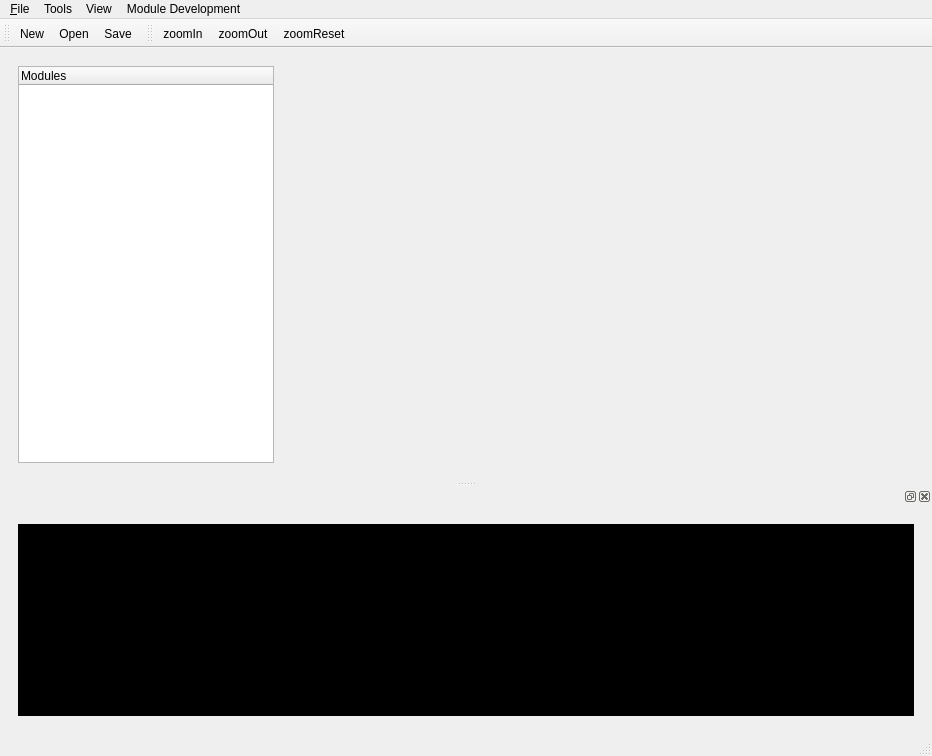
<?xml version="1.0" encoding="UTF-8"?>
<ui version="4.0">
 <class>MainWindow</class>
 <widget class="QMainWindow" name="MainWindow">
  <property name="geometry">
   <rect>
    <x>0</x>
    <y>0</y>
    <width>932</width>
    <height>756</height>
   </rect>
  </property>
  <property name="minimumSize">
   <size>
    <width>0</width>
    <height>0</height>
   </size>
  </property>
  <property name="windowTitle">
   <string>DynaMind</string>
  </property>
  <property name="unifiedTitleAndToolBarOnMac">
   <bool>false</bool>
  </property>
  <widget class="QWidget" name="centralwidget">
   <layout class="QVBoxLayout" name="verticalLayout_2">
    <item>
     <widget class="QWidget" name="widget_2" native="true">
      <layout class="QHBoxLayout" name="horizontalLayout_3">
       <item>
        <widget class="QTreeWidget" name="treeWidget">
         <property name="sizePolicy">
          <sizepolicy hsizetype="Fixed" vsizetype="Expanding">
           <horstretch>0</horstretch>
           <verstretch>0</verstretch>
          </sizepolicy>
         </property>
         <property name="frameShape">
          <enum>QFrame::StyledPanel</enum>
         </property>
         <property name="frameShadow">
          <enum>QFrame::Plain</enum>
         </property>
         <property name="lineWidth">
          <number>1</number>
         </property>
         <property name="dragEnabled">
          <bool>true</bool>
         </property>
         <attribute name="headerVisible">
          <bool>true</bool>
         </attribute>
         <attribute name="headerCascadingSectionResizes">
          <bool>false</bool>
         </attribute>
         <attribute name="headerHighlightSections">
          <bool>false</bool>
         </attribute>
         <column>
          <property name="text">
           <string notr="true">Modules</string>
          </property>
         </column>
        </widget>
       </item>
       <item>
        <widget class="QTabWidget" name="tabWidget_4">
         <property name="tabPosition">
          <enum>QTabWidget::North</enum>
         </property>
         <property name="currentIndex">
          <number>-1</number>
         </property>
         <property name="documentMode">
          <bool>true</bool>
         </property>
         <property name="tabsClosable">
          <bool>false</bool>
         </property>
        </widget>
       </item>
      </layout>
     </widget>
    </item>
   </layout>
  </widget>
  <widget class="QMenuBar" name="menubar">
   <property name="geometry">
    <rect>
     <x>0</x>
     <y>0</y>
     <width>932</width>
     <height>25</height>
    </rect>
   </property>
   <widget class="QMenu" name="menuSimulation">
    <property name="title">
     <string>&amp;File</string>
    </property>
    <addaction name="actionNew"/>
    <addaction name="actionOpen"/>
    <addaction name="actionSave"/>
    <addaction name="actionSaveAs"/>
    <addaction name="actionRun"/>
   </widget>
   <widget class="QMenu" name="menuTools">
    <property name="title">
     <string>Tools</string>
    </property>
    <addaction name="actionImport"/>
    <addaction name="separator"/>
    <addaction name="actionPreferences"/>
   </widget>
   <widget class="QMenu" name="menuView">
    <property name="title">
     <string>View</string>
    </property>
    <addaction name="actionZoomIn"/>
    <addaction name="actionZoomOut"/>
    <addaction name="actionZoomReset"/>
   </widget>
   <widget class="QMenu" name="menuModuleDevelopment">
    <property name="title">
     <string>Module Development</string>
    </property>
    <addaction name="actionEditor"/>
    <addaction name="separator"/>
    <addaction name="actionReload_Modules"/>
   </widget>
   <addaction name="menuSimulation"/>
   <addaction name="menuTools"/>
   <addaction name="menuView"/>
   <addaction name="menuModuleDevelopment"/>
  </widget>
  <widget class="QStatusBar" name="statusbar"/>
  <widget class="QDockWidget" name="dockWidget_2">
   <attribute name="dockWidgetArea">
    <number>8</number>
   </attribute>
   <widget class="QWidget" name="dockWidgetContents_2">
    <layout class="QHBoxLayout" name="horizontalLayout_2">
     <item>
      <layout class="QVBoxLayout" name="verticalLayout_3">
       <item>
        <widget class="QWidget" name="widget" native="true">
         <layout class="QVBoxLayout" name="verticalLayout_4">
          <item>
           <widget class="QPlainTextEdit" name="log_widget">
            <property name="palette">
             <palette>
              <active>
               <colorrole role="WindowText">
                <brush brushstyle="SolidPattern">
                 <color alpha="255">
                  <red>255</red>
                  <green>255</green>
                  <blue>255</blue>
                 </color>
                </brush>
               </colorrole>
               <colorrole role="Button">
                <brush brushstyle="SolidPattern">
                 <color alpha="255">
                  <red>0</red>
                  <green>0</green>
                  <blue>0</blue>
                 </color>
                </brush>
               </colorrole>
               <colorrole role="Light">
                <brush brushstyle="SolidPattern">
                 <color alpha="255">
                  <red>0</red>
                  <green>0</green>
                  <blue>0</blue>
                 </color>
                </brush>
               </colorrole>
               <colorrole role="Midlight">
                <brush brushstyle="SolidPattern">
                 <color alpha="255">
                  <red>0</red>
                  <green>0</green>
                  <blue>0</blue>
                 </color>
                </brush>
               </colorrole>
               <colorrole role="Dark">
                <brush brushstyle="SolidPattern">
                 <color alpha="255">
                  <red>0</red>
                  <green>0</green>
                  <blue>0</blue>
                 </color>
                </brush>
               </colorrole>
               <colorrole role="Mid">
                <brush brushstyle="SolidPattern">
                 <color alpha="255">
                  <red>0</red>
                  <green>0</green>
                  <blue>0</blue>
                 </color>
                </brush>
               </colorrole>
               <colorrole role="Text">
                <brush brushstyle="SolidPattern">
                 <color alpha="255">
                  <red>255</red>
                  <green>255</green>
                  <blue>255</blue>
                 </color>
                </brush>
               </colorrole>
               <colorrole role="BrightText">
                <brush brushstyle="SolidPattern">
                 <color alpha="255">
                  <red>255</red>
                  <green>255</green>
                  <blue>255</blue>
                 </color>
                </brush>
               </colorrole>
               <colorrole role="ButtonText">
                <brush brushstyle="SolidPattern">
                 <color alpha="255">
                  <red>255</red>
                  <green>255</green>
                  <blue>255</blue>
                 </color>
                </brush>
               </colorrole>
               <colorrole role="Base">
                <brush brushstyle="SolidPattern">
                 <color alpha="255">
                  <red>0</red>
                  <green>0</green>
                  <blue>0</blue>
                 </color>
                </brush>
               </colorrole>
               <colorrole role="Window">
                <brush brushstyle="SolidPattern">
                 <color alpha="255">
                  <red>0</red>
                  <green>0</green>
                  <blue>0</blue>
                 </color>
                </brush>
               </colorrole>
               <colorrole role="Shadow">
                <brush brushstyle="SolidPattern">
                 <color alpha="255">
                  <red>0</red>
                  <green>0</green>
                  <blue>0</blue>
                 </color>
                </brush>
               </colorrole>
               <colorrole role="AlternateBase">
                <brush brushstyle="SolidPattern">
                 <color alpha="255">
                  <red>0</red>
                  <green>0</green>
                  <blue>0</blue>
                 </color>
                </brush>
               </colorrole>
               <colorrole role="ToolTipBase">
                <brush brushstyle="SolidPattern">
                 <color alpha="255">
                  <red>255</red>
                  <green>255</green>
                  <blue>220</blue>
                 </color>
                </brush>
               </colorrole>
               <colorrole role="ToolTipText">
                <brush brushstyle="SolidPattern">
                 <color alpha="255">
                  <red>0</red>
                  <green>0</green>
                  <blue>0</blue>
                 </color>
                </brush>
               </colorrole>
              </active>
              <inactive>
               <colorrole role="WindowText">
                <brush brushstyle="SolidPattern">
                 <color alpha="255">
                  <red>255</red>
                  <green>255</green>
                  <blue>255</blue>
                 </color>
                </brush>
               </colorrole>
               <colorrole role="Button">
                <brush brushstyle="SolidPattern">
                 <color alpha="255">
                  <red>0</red>
                  <green>0</green>
                  <blue>0</blue>
                 </color>
                </brush>
               </colorrole>
               <colorrole role="Light">
                <brush brushstyle="SolidPattern">
                 <color alpha="255">
                  <red>0</red>
                  <green>0</green>
                  <blue>0</blue>
                 </color>
                </brush>
               </colorrole>
               <colorrole role="Midlight">
                <brush brushstyle="SolidPattern">
                 <color alpha="255">
                  <red>0</red>
                  <green>0</green>
                  <blue>0</blue>
                 </color>
                </brush>
               </colorrole>
               <colorrole role="Dark">
                <brush brushstyle="SolidPattern">
                 <color alpha="255">
                  <red>0</red>
                  <green>0</green>
                  <blue>0</blue>
                 </color>
                </brush>
               </colorrole>
               <colorrole role="Mid">
                <brush brushstyle="SolidPattern">
                 <color alpha="255">
                  <red>0</red>
                  <green>0</green>
                  <blue>0</blue>
                 </color>
                </brush>
               </colorrole>
               <colorrole role="Text">
                <brush brushstyle="SolidPattern">
                 <color alpha="255">
                  <red>255</red>
                  <green>255</green>
                  <blue>255</blue>
                 </color>
                </brush>
               </colorrole>
               <colorrole role="BrightText">
                <brush brushstyle="SolidPattern">
                 <color alpha="255">
                  <red>255</red>
                  <green>255</green>
                  <blue>255</blue>
                 </color>
                </brush>
               </colorrole>
               <colorrole role="ButtonText">
                <brush brushstyle="SolidPattern">
                 <color alpha="255">
                  <red>255</red>
                  <green>255</green>
                  <blue>255</blue>
                 </color>
                </brush>
               </colorrole>
               <colorrole role="Base">
                <brush brushstyle="SolidPattern">
                 <color alpha="255">
                  <red>0</red>
                  <green>0</green>
                  <blue>0</blue>
                 </color>
                </brush>
               </colorrole>
               <colorrole role="Window">
                <brush brushstyle="SolidPattern">
                 <color alpha="255">
                  <red>0</red>
                  <green>0</green>
                  <blue>0</blue>
                 </color>
                </brush>
               </colorrole>
               <colorrole role="Shadow">
                <brush brushstyle="SolidPattern">
                 <color alpha="255">
                  <red>0</red>
                  <green>0</green>
                  <blue>0</blue>
                 </color>
                </brush>
               </colorrole>
               <colorrole role="AlternateBase">
                <brush brushstyle="SolidPattern">
                 <color alpha="255">
                  <red>0</red>
                  <green>0</green>
                  <blue>0</blue>
                 </color>
                </brush>
               </colorrole>
               <colorrole role="ToolTipBase">
                <brush brushstyle="SolidPattern">
                 <color alpha="255">
                  <red>255</red>
                  <green>255</green>
                  <blue>220</blue>
                 </color>
                </brush>
               </colorrole>
               <colorrole role="ToolTipText">
                <brush brushstyle="SolidPattern">
                 <color alpha="255">
                  <red>0</red>
                  <green>0</green>
                  <blue>0</blue>
                 </color>
                </brush>
               </colorrole>
              </inactive>
              <disabled>
               <colorrole role="WindowText">
                <brush brushstyle="SolidPattern">
                 <color alpha="255">
                  <red>0</red>
                  <green>0</green>
                  <blue>0</blue>
                 </color>
                </brush>
               </colorrole>
               <colorrole role="Button">
                <brush brushstyle="SolidPattern">
                 <color alpha="255">
                  <red>0</red>
                  <green>0</green>
                  <blue>0</blue>
                 </color>
                </brush>
               </colorrole>
               <colorrole role="Light">
                <brush brushstyle="SolidPattern">
                 <color alpha="255">
                  <red>0</red>
                  <green>0</green>
                  <blue>0</blue>
                 </color>
                </brush>
               </colorrole>
               <colorrole role="Midlight">
                <brush brushstyle="SolidPattern">
                 <color alpha="255">
                  <red>0</red>
                  <green>0</green>
                  <blue>0</blue>
                 </color>
                </brush>
               </colorrole>
               <colorrole role="Dark">
                <brush brushstyle="SolidPattern">
                 <color alpha="255">
                  <red>0</red>
                  <green>0</green>
                  <blue>0</blue>
                 </color>
                </brush>
               </colorrole>
               <colorrole role="Mid">
                <brush brushstyle="SolidPattern">
                 <color alpha="255">
                  <red>0</red>
                  <green>0</green>
                  <blue>0</blue>
                 </color>
                </brush>
               </colorrole>
               <colorrole role="Text">
                <brush brushstyle="SolidPattern">
                 <color alpha="255">
                  <red>0</red>
                  <green>0</green>
                  <blue>0</blue>
                 </color>
                </brush>
               </colorrole>
               <colorrole role="BrightText">
                <brush brushstyle="SolidPattern">
                 <color alpha="255">
                  <red>255</red>
                  <green>255</green>
                  <blue>255</blue>
                 </color>
                </brush>
               </colorrole>
               <colorrole role="ButtonText">
                <brush brushstyle="SolidPattern">
                 <color alpha="255">
                  <red>0</red>
                  <green>0</green>
                  <blue>0</blue>
                 </color>
                </brush>
               </colorrole>
               <colorrole role="Base">
                <brush brushstyle="SolidPattern">
                 <color alpha="255">
                  <red>0</red>
                  <green>0</green>
                  <blue>0</blue>
                 </color>
                </brush>
               </colorrole>
               <colorrole role="Window">
                <brush brushstyle="SolidPattern">
                 <color alpha="255">
                  <red>0</red>
                  <green>0</green>
                  <blue>0</blue>
                 </color>
                </brush>
               </colorrole>
               <colorrole role="Shadow">
                <brush brushstyle="SolidPattern">
                 <color alpha="255">
                  <red>0</red>
                  <green>0</green>
                  <blue>0</blue>
                 </color>
                </brush>
               </colorrole>
               <colorrole role="AlternateBase">
                <brush brushstyle="SolidPattern">
                 <color alpha="255">
                  <red>0</red>
                  <green>0</green>
                  <blue>0</blue>
                 </color>
                </brush>
               </colorrole>
               <colorrole role="ToolTipBase">
                <brush brushstyle="SolidPattern">
                 <color alpha="255">
                  <red>255</red>
                  <green>255</green>
                  <blue>220</blue>
                 </color>
                </brush>
               </colorrole>
               <colorrole role="ToolTipText">
                <brush brushstyle="SolidPattern">
                 <color alpha="255">
                  <red>0</red>
                  <green>0</green>
                  <blue>0</blue>
                 </color>
                </brush>
               </colorrole>
              </disabled>
             </palette>
            </property>
            <property name="acceptDrops">
             <bool>false</bool>
            </property>
            <property name="undoRedoEnabled">
             <bool>false</bool>
            </property>
            <property name="readOnly">
             <bool>true</bool>
            </property>
            <property name="backgroundVisible">
             <bool>false</bool>
            </property>
            <property name="centerOnScroll">
             <bool>false</bool>
            </property>
           </widget>
          </item>
         </layout>
        </widget>
       </item>
      </layout>
     </item>
    </layout>
   </widget>
  </widget>
  <widget class="QToolBar" name="toolBar">
   <property name="windowTitle">
    <string>toolBar</string>
   </property>
   <attribute name="toolBarArea">
    <enum>TopToolBarArea</enum>
   </attribute>
   <attribute name="toolBarBreak">
    <bool>false</bool>
   </attribute>
   <addaction name="actionNew"/>
   <addaction name="actionOpen"/>
   <addaction name="actionSave"/>
  </widget>
  <widget class="QToolBar" name="toolBar_2">
   <property name="windowTitle">
    <string>toolBar_2</string>
   </property>
   <attribute name="toolBarArea">
    <enum>TopToolBarArea</enum>
   </attribute>
   <attribute name="toolBarBreak">
    <bool>false</bool>
   </attribute>
   <addaction name="actionZoomIn"/>
   <addaction name="actionZoomOut"/>
   <addaction name="actionZoomReset"/>
  </widget>
  <action name="actionRun">
   <property name="text">
    <string>Run</string>
   </property>
  </action>
  <action name="actionPreferences">
   <property name="text">
    <string>Preferences</string>
   </property>
  </action>
  <action name="actionSaveAs">
   <property name="text">
    <string>Save As</string>
   </property>
  </action>
  <action name="actionOpen">
   <property name="icon">
    <iconset resource="../dynamind-gui/icons.qrc">
     <normaloff>:/Icons/ressources/document-open.png</normaloff>:/Icons/ressources/document-open.png</iconset>
   </property>
   <property name="text">
    <string>&amp;Open</string>
   </property>
  </action>
  <action name="actionSave">
   <property name="icon">
    <iconset resource="../dynamind-gui/icons.qrc">
     <normaloff>:/Icons/ressources/document-save.png</normaloff>:/Icons/ressources/document-save.png</iconset>
   </property>
   <property name="text">
    <string>&amp;Save</string>
   </property>
  </action>
  <action name="actionNew">
   <property name="icon">
    <iconset resource="../dynamind-gui/icons.qrc">
     <normaloff>:/Icons/ressources/document-new.png</normaloff>:/Icons/ressources/document-new.png</iconset>
   </property>
   <property name="text">
    <string>&amp;New</string>
   </property>
  </action>
  <action name="actionZoomIn">
   <property name="icon">
    <iconset resource="../dynamind-gui/icons.qrc">
     <normaloff>:/Icons/ressources/stock_zoom-in.png</normaloff>:/Icons/ressources/stock_zoom-in.png</iconset>
   </property>
   <property name="text">
    <string>zoomIn</string>
   </property>
   <property name="shortcut">
    <string>Ctrl++</string>
   </property>
  </action>
  <action name="actionZoomOut">
   <property name="icon">
    <iconset resource="../dynamind-gui/icons.qrc">
     <normaloff>:/Icons/ressources/stock_zoom-out.png</normaloff>:/Icons/ressources/stock_zoom-out.png</iconset>
   </property>
   <property name="text">
    <string>zoomOut</string>
   </property>
   <property name="shortcut">
    <string>Ctrl+-</string>
   </property>
  </action>
  <action name="actionZoomReset">
   <property name="icon">
    <iconset resource="../dynamind-gui/icons.qrc">
     <normaloff>:/Icons/ressources/stock_zoom-page.png</normaloff>:/Icons/ressources/stock_zoom-page.png</iconset>
   </property>
   <property name="text">
    <string>zoomReset</string>
   </property>
  </action>
  <action name="actionImport">
   <property name="text">
    <string>Import</string>
   </property>
  </action>
  <action name="actionEditor">
   <property name="text">
    <string>Editor</string>
   </property>
  </action>
  <action name="actionReload_Modules">
   <property name="text">
    <string>Reload Modules</string>
   </property>
  </action>
 </widget>
 <resources>
  <include location="../dynamind-gui/icons.qrc"/>
 </resources>
 <connections/>
</ui>
